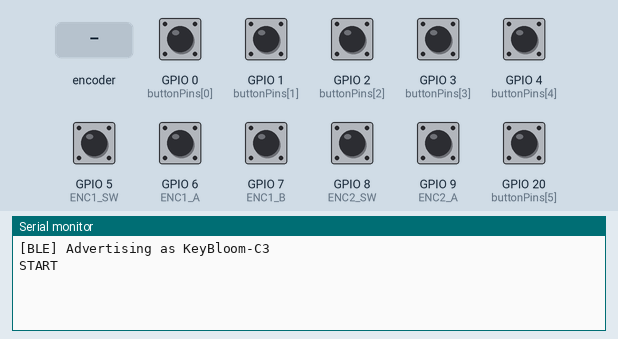
Simulated run of this sketch. Board: ESP32-C3. Shown: the last lines printed to the serial monitor. Inputs (shaded band) come from the test bench; at power-on: GPIO 0 (buttonPins[0]), GPIO 1 (buttonPins[1]), GPIO 2 (buttonPins[2]), GPIO 3 (buttonPins[3]), GPIO 4 (buttonPins[4]), GPIO 5 (ENC1_SW), GPIO 6 (ENC1_A), GPIO 7 (ENC1_B), GPIO 8 (ENC2_SW), GPIO 9 (ENC2_A), GPIO 20 (buttonPins[5]) HIGH. Nothing arrives over Bluetooth unless stated; a phone connects over Bluetooth LE 3 s after start.

Above: at 1.2 s.
1.3 s: rotary encoder on GPIO 6 (ENC1_A) / GPIO 7 (ENC1_B) turned 1 step (first pin leading)
At 2.4 s:
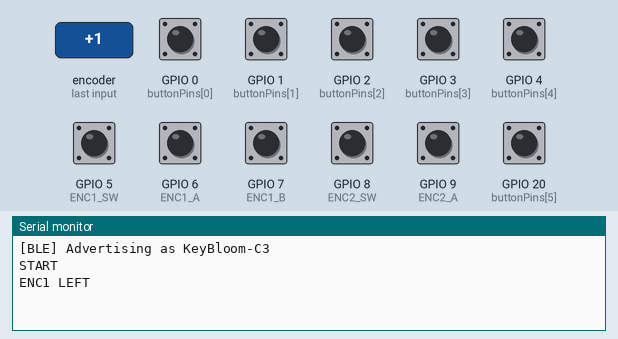
4.5 s: GPIO 0 (buttonPins[0]) pulled LOW for 0.15 s
At 5.7 s:
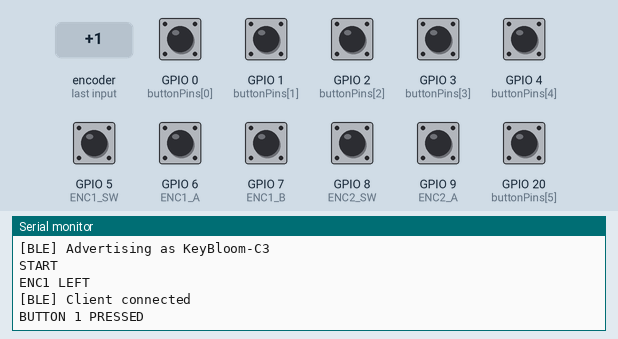
6.1 s: GPIO 5 (ENC1_SW) pulled LOW for 0.15 s
At 7.2 s:
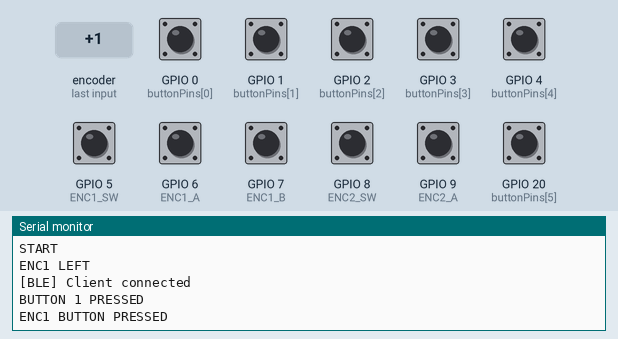
7.7 s: rotary encoder on GPIO 6 (ENC1_A) / GPIO 7 (ENC1_B) turned 2 steps (second pin leading)
At 8.3 s:
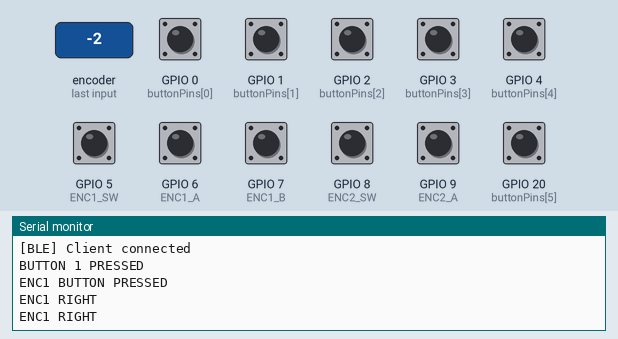
9.6 s: GPIO 1 (buttonPins[1]) pulled LOW for 0.15 s
At 9.9 s:
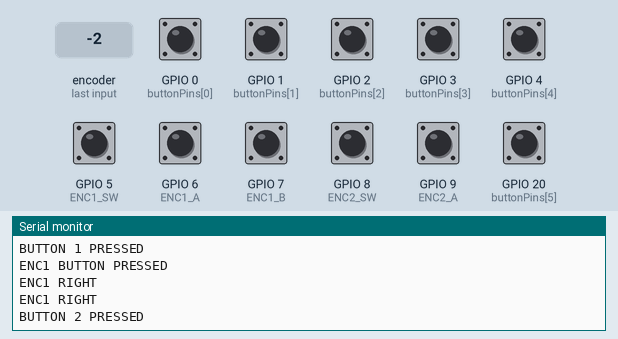
11.2 s: GPIO 2 (buttonPins[2]) pulled LOW for 0.15 s
At 12.3 s:
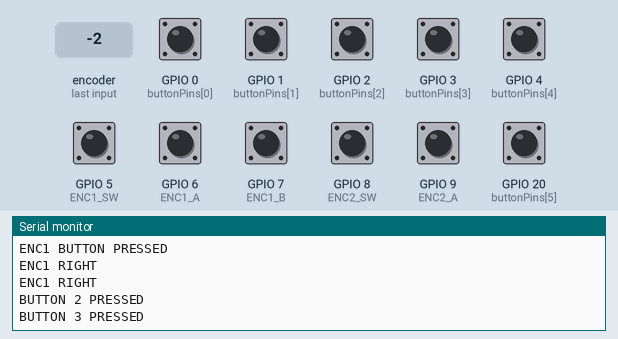

The sketch:

ESP32C3_BLE_Test.ino
```cpp
#include <NimBLEDevice.h>

// Use the same pins and event text as the production serial firmware so this
// prototype can later share KeyBloom's existing event handler.
const int buttonPins[6] = {0, 1, 2, 3, 4, 20};
const int buttonCount = sizeof(buttonPins) / sizeof(buttonPins[0]);

#define ENC1_A 6
#define ENC1_B 7
#define ENC1_SW 5

#define ENC2_SW 8
#define ENC2_A 9
#define ENC2_B 10

#define DEBOUNCE_TIME 50
#define REPEAT_DELAY 400
#define REPEAT_RATE 80

const char *DEVICE_NAME = "KeyBloom-C3";
const char *SERVICE_UUID = "7c3a0001-8f6e-4d4b-a8f3-6f8f9c1b0001";
const char *EVENT_CHARACTERISTIC_UUID = "7c3a0002-8f6e-4d4b-a8f3-6f8f9c1b0001";

NimBLECharacteristic *eventCharacteristic = nullptr;
volatile bool bleConnected = false;

bool lastButtonState[buttonCount] = {HIGH, HIGH, HIGH, HIGH, HIGH, HIGH};
unsigned long pressTime[buttonCount] = {0};
unsigned long lastRepeat[buttonCount] = {0};
unsigned long lastEventTime[buttonCount] = {0};
bool isRepeating[buttonCount] = {false};

int lastEnc1A = HIGH;
bool lastEnc1Btn = HIGH;
unsigned long enc1PressTime = 0;
unsigned long enc1LastRepeat = 0;
unsigned long enc1LastEvent = 0;
bool enc1Repeating = false;

int lastEnc2A = HIGH;
bool lastEnc2Btn = HIGH;
unsigned long enc2PressTime = 0;
unsigned long enc2LastRepeat = 0;
unsigned long enc2LastEvent = 0;
bool enc2Repeating = false;

class ServerCallbacks : public NimBLEServerCallbacks {
  void onConnect(NimBLEServer *server, NimBLEConnInfo &connInfo) override {
    (void)server;
    (void)connInfo;
    bleConnected = true;
    Serial.println("[BLE] Client connected");
  }

  void onDisconnect(NimBLEServer *server, NimBLEConnInfo &connInfo, int reason) override {
    (void)server;
    (void)connInfo;
    (void)reason;
    bleConnected = false;
    Serial.println("[BLE] Client disconnected; advertising restarted");
    NimBLEDevice::startAdvertising();
  }
};

void sendEvent(const String &eventText) {
  Serial.println(eventText);

  if (!bleConnected || eventCharacteristic == nullptr) {
    return;
  }

  eventCharacteristic->setValue(eventText.c_str());
  eventCharacteristic->notify();
}

void setupBle() {
  NimBLEDevice::init(DEVICE_NAME);

  NimBLEServer *server = NimBLEDevice::createServer();
  server->setCallbacks(new ServerCallbacks());

  NimBLEService *service = server->createService(SERVICE_UUID);
  eventCharacteristic = service->createCharacteristic(
      EVENT_CHARACTERISTIC_UUID,
      NIMBLE_PROPERTY::READ | NIMBLE_PROPERTY::NOTIFY);
  eventCharacteristic->setValue("START");
  service->start();

  NimBLEAdvertising *advertising = NimBLEDevice::getAdvertising();
  advertising->addServiceUUID(SERVICE_UUID);
  advertising->setName(DEVICE_NAME);
  advertising->enableScanResponse(true);
  advertising->start();

  Serial.println("[BLE] Advertising as KeyBloom-C3");
}

void setup() {
  Serial.begin(115200);

  for (int i = 0; i < buttonCount; i++) {
    pinMode(buttonPins[i], INPUT_PULLUP);
  }

  pinMode(ENC1_A, INPUT_PULLUP);
  pinMode(ENC1_B, INPUT_PULLUP);
  pinMode(ENC1_SW, INPUT_PULLUP);
  pinMode(ENC2_A, INPUT_PULLUP);
  pinMode(ENC2_B, INPUT_PULLUP);
  pinMode(ENC2_SW, INPUT_PULLUP);

  lastEnc1A = digitalRead(ENC1_A);
  lastEnc2A = digitalRead(ENC2_A);

  setupBle();
  sendEvent("START");
}

void loop() {
  handleButtons();
  handleEncoder1();
  handleEncoder2();
  delay(1);
}

void handleButtons() {
  unsigned long now = millis();

  for (int i = 0; i < buttonCount; i++) {
    bool current = digitalRead(buttonPins[i]);

    if (current == LOW && lastButtonState[i] == HIGH) {
      if (now - lastEventTime[i] > DEBOUNCE_TIME) {
        sendEvent("BUTTON " + String(i + 1) + " PRESSED");
        lastEventTime[i] = now;
        pressTime[i] = now;
        lastRepeat[i] = now;
        isRepeating[i] = false;
      }
    }

    if (current == LOW && lastButtonState[i] == LOW) {
      if (!isRepeating[i] && now - pressTime[i] >= REPEAT_DELAY) {
        isRepeating[i] = true;
        lastRepeat[i] = now;
      }

      if (isRepeating[i] && now - lastRepeat[i] >= REPEAT_RATE) {
        sendEvent("BUTTON " + String(i + 1) + " PRESSED");
        lastRepeat[i] = now;
      }
    }

    if (current == HIGH && lastButtonState[i] == LOW) {
      isRepeating[i] = false;
    }

    lastButtonState[i] = current;
  }
}

void handleEncoder1() {
  unsigned long now = millis();
  int encA = digitalRead(ENC1_A);

  // Trigger on one edge only to avoid sending two events per detent.
  if (encA != lastEnc1A && encA == LOW) {
    sendEvent(digitalRead(ENC1_B) != encA ? "ENC1 LEFT" : "ENC1 RIGHT");
  }
  lastEnc1A = encA;

  bool btn = digitalRead(ENC1_SW);
  if (btn == LOW && lastEnc1Btn == HIGH && now - enc1LastEvent > DEBOUNCE_TIME) {
    sendEvent("ENC1 BUTTON PRESSED");
    enc1LastEvent = now;
    enc1PressTime = now;
    enc1LastRepeat = now;
    enc1Repeating = false;
  }

  if (btn == LOW && lastEnc1Btn == LOW) {
    if (!enc1Repeating && now - enc1PressTime >= REPEAT_DELAY) {
      enc1Repeating = true;
      enc1LastRepeat = now;
    }
    if (enc1Repeating && now - enc1LastRepeat >= REPEAT_RATE) {
      sendEvent("ENC1 BUTTON PRESSED");
      enc1LastRepeat = now;
    }
  }

  if (btn == HIGH && lastEnc1Btn == LOW) {
    enc1Repeating = false;
  }
  lastEnc1Btn = btn;
}

void handleEncoder2() {
  unsigned long now = millis();
  int encA = digitalRead(ENC2_A);

  if (encA != lastEnc2A && encA == LOW) {
    sendEvent(digitalRead(ENC2_B) != encA ? "ENC2 LEFT" : "ENC2 RIGHT");
  }
  lastEnc2A = encA;

  bool btn = digitalRead(ENC2_SW);
  if (btn == LOW && lastEnc2Btn == HIGH && now - enc2LastEvent > DEBOUNCE_TIME) {
    sendEvent("ENC2 BUTTON PRESSED");
    enc2LastEvent = now;
    enc2PressTime = now;
    enc2LastRepeat = now;
    enc2Repeating = false;
  }

  if (btn == LOW && lastEnc2Btn == LOW) {
    if (!enc2Repeating && now - enc2PressTime >= REPEAT_DELAY) {
      enc2Repeating = true;
      enc2LastRepeat = now;
    }
    if (enc2Repeating && now - enc2LastRepeat >= REPEAT_RATE) {
      sendEvent("ENC2 BUTTON PRESSED");
      enc2LastRepeat = now;
    }
  }

  if (btn == HIGH && lastEnc2Btn == LOW) {
    enc2Repeating = false;
  }
  lastEnc2Btn = btn;
}
```

Measured:
- after the input at 1.3 s, the serial monitor: prints a new line at once (image 1)
- after the input at 4.5 s, the serial monitor: prints a new line at once (image 2)
- after the input at 6.1 s, the serial monitor: prints a new line at once (image 3)
- after the input at 7.7 s, the serial monitor: prints a new line at once (image 4)
- after the input at 9.6 s, the serial monitor: prints a new line at once (image 5)
- after the input at 11.2 s, the serial monitor: prints a new line at once (image 6)
